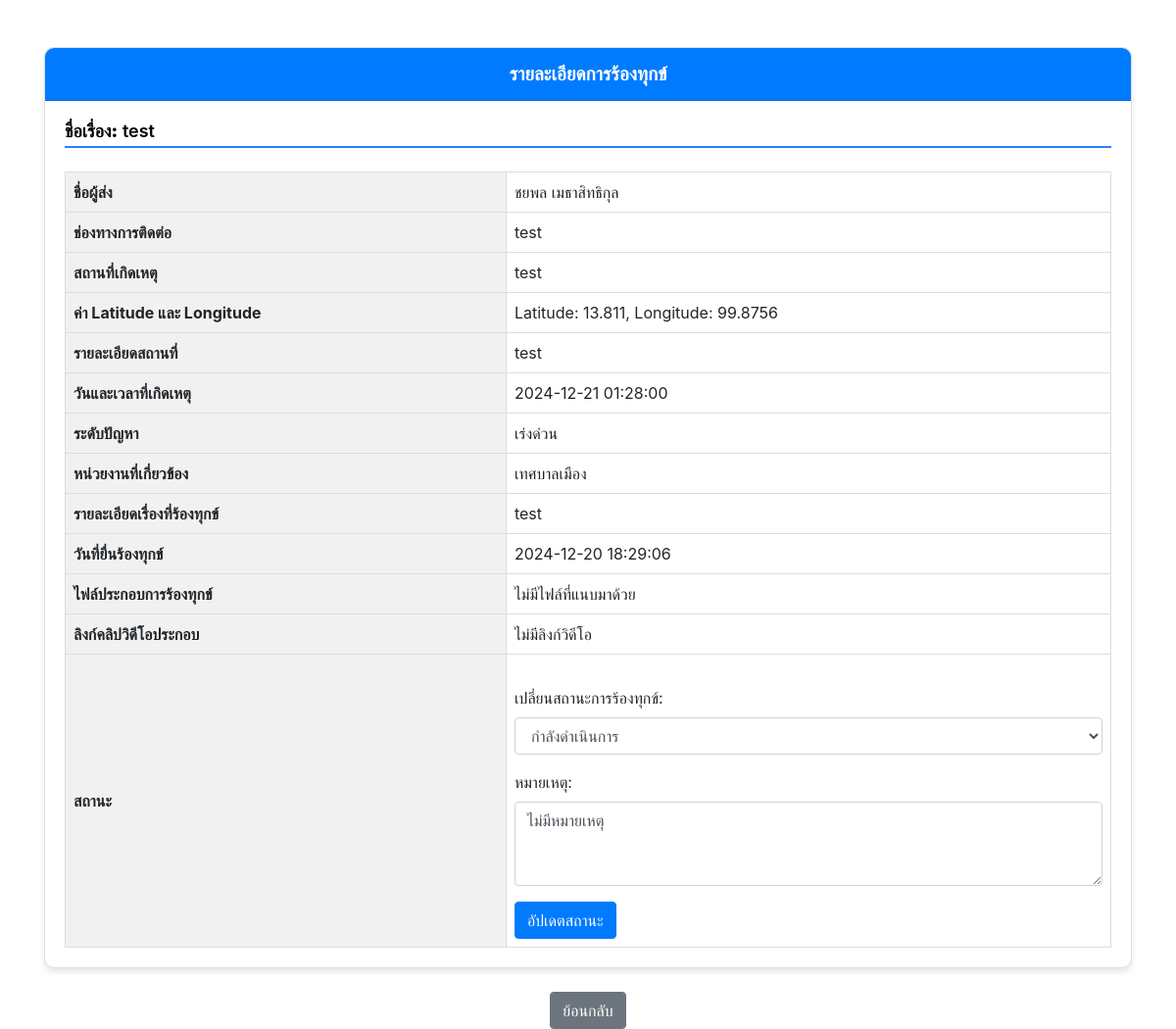
Screenshot of /admin_complant_detail.php?id=1 (signed in) with the database file from the repository.
### tables this page shows
CREATE TABLE `status_change_logs` (
  `id` int(11) NOT NULL,
  `complaint_id` int(11) NOT NULL,
  `old_status` varchar(255) NOT NULL,
  `new_status` varchar(255) NOT NULL,
  `changed_by` int(11) NOT NULL,
  `changed_at` datetime DEFAULT current_timestamp()
);

CREATE TABLE `complaints` (
  `id` int(11) NOT NULL,
  `user_id` int(11) NOT NULL,
  `complaint_subject` varchar(255) NOT NULL,
  `contact_phone` varchar(100) DEFAULT NULL,
  `contact_location` varchar(255) DEFAULT NULL,
  `contact_details` text DEFAULT NULL,
  `latitude` float DEFAULT NULL,
  `longitude` float DEFAULT NULL,
  `incident_date` date DEFAULT NULL,
  `incident_time` time DEFAULT NULL,
  `problem_level` varchar(50) DEFAULT NULL,
  `department` enum('เทศบาลเมือง','สำนักปลัดเทศบาลเมือง','กองคลัง','กองช่าง','กองการศึกษา','กองสาธารณสุข','กองสวัสดิการสังคม','กองยุทธศาสตร์','กองการเจ้าหน้าที่','หน่วยตรวจสอบภายใน','หน่วยงานอื่นๆ','ไม่ทราบหน่วยงาน') DEFAULT NULL,
  `complaint_description` text DEFAULT NULL,
  `complaint_file` longblob DEFAULT NULL,
  `submitted_at` timestamp NOT NULL DEFAULT current_timestamp(),
  `status` enum('ยังไม่ดำเนินการ','กำลังดำเนินการ','ดำเนินการเสร็จสิ้น') DEFAULT 'ยังไม่ดำเนินการ',
  `note` text DEFAULT NULL,
  `video_link` varchar(255) DEFAULT NULL
);

### admin_complant_detail.php (the view, shortened to what this page needs)
<?php
include 'db_web.php';
$complaint_id = isset($_GET['id']) ? (int)$_GET['id'] : 0;
$sql = "SELECT
            c.id,
            c.user_id,
            c.complaint_subject,
            c.contact_phone,
            c.contact_location,
            c.contact_details,
            c.latitude,
            c.longitude,
            c.incident_date,
            c.incident_time,
            c.problem_level,
            c.department,
            c.complaint_description,
            c.complaint_file,
            c.submitted_at,
            c.status,
            c.note,
            c.video_link, -- Added the 'note' field
            CONCAT(u.first_name, ' ', u.last_name) AS admin_name,
            u.department AS admin_department, -- Admin's department
            CONCAT(usr.first_name, ' ', usr.last_name) AS user_name,  -- Corrected to concatenate user first and last name
            logs.changed_at AS status_changed_at
        FROM complaints AS c
        LEFT JOIN status_change_logs AS logs ON c.id = logs.complaint_id
        LEFT JOIN user AS u ON logs.changed_by = u.user_id
        LEFT JOIN user AS usr ON c.user_id = usr.user_id  -- Ensure this is correctly referencing the user who filed the complaint
        WHERE c.id = ?
        ORDER BY logs.changed_at DESC
        LIMIT 1";
if ($stmt = $conn->prepare($sql)) {
    $stmt->bind_param("i", $complaint_id);
    $stmt->execute();
    $stmt->bind_result($id, $user_id, $complaint_subject, $contact_phone, $contact_location, $contact_details,
                   $latitude, $longitude, $incident_date, $incident_time, $problem_level, $department,
                   $complaint_description, $complaint_file, $submitted_at, $status, $note, $video_link,
                   $admin_name, $admin_department, $user_name, $status_changed_at);
    if ($stmt->fetch()) {
        $complaint_details = [
            'id' => $id,
            'user_id' => $user_id,
            'user_name' => $user_name,
            'complaint_subject' => $complaint_subject,
            'contact_phone' => $contact_phone,
            'contact_location' => $contact_location,
            'contact_details' => $contact_details,
            'latitude' => $latitude,
            'longitude' => $longitude,
            'incident_date' => $incident_date,
            'incident_time' => $incident_time,
            'problem_level' => $problem_level,
            'department' => $department,
            'complaint_description' => $complaint_description,
            'complaint_file' => $complaint_file,
            'submitted_at' => $submitted_at,
            'status' => $status,
            'note' => $note,
            'video_link' => $video_link,
            'admin_name' => $admin_name,
            'admin_department' => $admin_department,
            'status_changed_at' => $status_changed_at,
        ];
    } else {
        echo "Complaint not found.";
    }
} else {
    echo "Error preparing the SQL query: " . $conn->error;
}
?>
<!DOCTYPE html>
<html lang="th">
<head>
    <link href="https://stackpath.bootstrapcdn.com/bootstrap/4.5.2/css/bootstrap.min.css" rel="stylesheet">
</head>
<body>
    <div class="container mt-5">
        <div class="card">
            <div class="card-header text-center">
                รายละเอียดการร้องทุกข์
            </div>
            <div class="card-body">
                <?php if (!empty($complaint_details)): ?>
                    <h5 class="mb-4" style="font-size: 18px; color: #000; font-weight: 600; border-bottom: 2px solid #2a7cff; padding-bottom: 5px;">
                        <strong>ชื่อเรื่อง:</strong> <?= htmlspecialchars($complaint_details['complaint_subject']) ?></h5>
                    <table>
                        <tr>
                            <th>ชื่อผู้ส่ง</th>
                            <td><?= htmlspecialchars($complaint_details['user_name']) ?></td>
                        </tr>
                        <tr>
                            <th>ช่องทางการติดต่อ</th>
                            <td><?= htmlspecialchars($complaint_details['contact_phone']) ?></td>
                        </tr>
                        <tr>
                            <th>สถานที่เกิดเหตุ</th>
                            <td><?= htmlspecialchars($complaint_details['contact_location']) ?></td>
                        </tr>
                        <tr>
                            <th>ค่า Latitude และ Longitude</th>
                            <td>Latitude: <?= htmlspecialchars($complaint_details['latitude']) ?>, Longitude: <?= htmlspecialchars($complaint_details['longitude']) ?></td>
                        </tr>
                        <tr>
                            <th>รายละเอียดสถานที่</th>
                            <td><?= htmlspecialchars($complaint_details['contact_details']) ?></td>
                        </tr>
                        <tr>
                            <th>วันและเวลาที่เกิดเหตุ</th>
                            <td><?= htmlspecialchars($complaint_details['incident_date']) ?> <?= htmlspecialchars($complaint_details['incident_time']) ?></td>
                        </tr>
                        <tr>
                            <th>ระดับปัญหา</th>
                            <td><?= htmlspecialchars($complaint_details['problem_level']) ?></td>
                        </tr>
                        <tr>
                            <th>หน่วยงานที่เกี่ยวข้อง</th>
                            <td><?= htmlspecialchars($complaint_details['department']) ?></td>
                        </tr>
                        <tr>
                            <th>รายละเอียดเรื่องที่ร้องทุกข์</th>
                            <td><?= htmlspecialchars($complaint_details['complaint_description']) ?></td>
                        </tr>
                        <tr>
                        <th>วันที่ยื่นร้องทุกข์</th>
                        <td><?= htmlspecialchars($complaint_details['submitted_at'])?></td>
                        </tr>
                        <tr>
                            <th>ไฟล์ประกอบการร้องทุกข์</th>
                            <td>
                                <?php if (!empty($complaint_details['complaint_file'])): ?>
                                    <a href="<?= htmlspecialchars($complaint_details['complaint_file']) ?>" class="btn btn-download" download>ดาวน์โหลดไฟล์</a>
                                <?php else: ?>
                                    ไม่มีไฟล์ที่แนบมาด้วย
                                <?php endif; ?>
                            </td>
                        </tr>
                        <tr>
                            <th>ลิงก์คลิปวิดีโอประกอบ</th>
                            <td>
                                <?php if (!empty($complaint_details['video_link'])): ?>
                                    <a href="<?= htmlspecialchars($complaint_details['video_link']) ?>" target="_blank">
                                        <?= htmlspecialchars($complaint_details['video_link']) ?>
                                    </a>
                                <?php else: ?>
                                    ไม่มีลิงก์วิดีโอ
                                <?php endif; ?>
                            </td>
                        </tr>
                        <tr>
                            <th>สถานะ</th>
                            <td>
                                <form method="POST" class="mt-4">
                                    <div class="form-group">
                                        <label for="status">เปลี่ยนสถานะการร้องทุกข์:</label>
                                        <select name="status" id="status" class="form-control">
                                            <option value="กำลังดำเนินการ" <?= $complaint_details['status'] == 'กำลังดำเนินการ' ? 'selected' : '' ?>>กำลังดำเนินการ</option>
                                        </select>
                                    </div>
                                    <div class="form-group">
                                        <label for="note">หมายเหตุ:</label>
                                        <textarea name="note" id="note" class="form-control" rows="3"><?= !empty($complaint_details['note']) ? htmlspecialchars($complaint_details['note']) : 'ไม่มีหมายเหตุ' ?></textarea>
                                    </div>
                                    <button type="submit" name="update_status" class="btn btn-primary">อัปเดตสถานะ</button>
                                </form>
                            </td>
                        </tr>
                    </table>
                <?php else: ?>
                    <p>ไม่พบข้อมูลการร้องทุกข์นี้.</p>
                <?php endif; ?>
            </div>
        </div>
    </div>
    <div class="text-center mt-4">
            <button onclick="goBackWithUserId();" class="btn btn-back">ย้อนกลับ</button>
        </div>
</body>
</html>

### admin_complant_detail.php (style rules this page uses)
body { background-image: url('img/BACK2.png'); background-size: cover; background-attachment: fixed; background-position: center; }
.card { box-shadow: 0px 4px 6px rgba(0, 0, 0, 0.1); border-radius: 10px; overflow: hidden; }
.card-header { background-color: #007bff; color: #fff; font-size: 1.2rem; font-weight: bold; }
.btn-back { background-color: #6c757d; border-color: #6c757d; color: #fff; }
.card-body table { width: 100%; border-collapse: collapse; }
.card-body table, th, td { border: 1px solid #ddd; }
th, td { padding: 8px; text-align: left; }
th { background-color: #f1f1f1; }

### rows the page displays
status_change_logs: complaint.complaint_subject "test", complaint.contact_phone "test", complaint.contact_location "test", complaint.latitude "13.811", complaint.longitude "99.8756", complaint.contact_details "test", complaint.incident_date "2024-12-21", complaint.incident_time "01:28:00", complaint.problem_level "เร่งด่วน", complaint.department "เทศบาลเมือง", complaint.complaint_description "test", complaint.submitted_at "2024-12-20 18:29:06"
complaints: status "กำลังดำเนินการ", note "ไม่มีหมายเหตุ"

### other values shown
$complaint_details['user_name'] "ชยพล เมธาสิทธิกุล"
